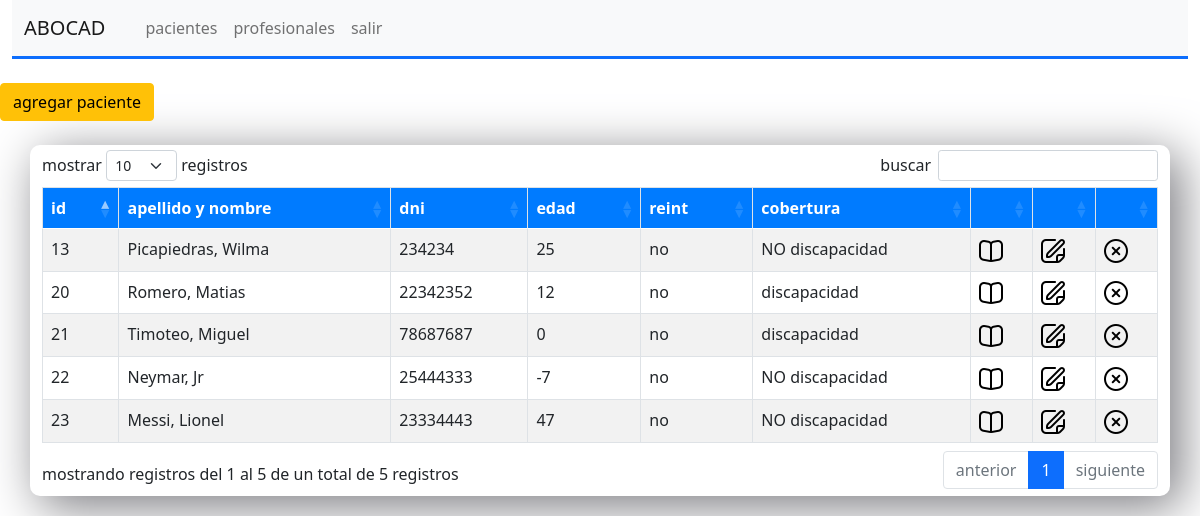
The app's page /modules/pacientes/pacientes.php with its own data.
### tables this page shows
CREATE TABLE IF NOT EXISTS `pacientes` (
  `id` int NOT NULL AUTO_INCREMENT,
  `apellido` varchar(100) NOT NULL,
  `nombre` varchar(100) NOT NULL,
  `dni` varchar(8) NOT NULL,
  `fechaNacimiento` date NOT NULL,
  `contacto` text,
  `contactoColegio` text,
  `estado` tinyint(1) NOT NULL DEFAULT '1',
  `reintegro` tinyint DEFAULT '0',
  `tipoCobertura` tinyint NOT NULL,
  PRIMARY KEY (`id`),
  UNIQUE KEY `dni` (`dni`)
);

CREATE TABLE IF NOT EXISTS `tipocobertura` (
  `idTipoCobertura` tinyint NOT NULL AUTO_INCREMENT,
  `descTipoCobertura` varchar(15) NOT NULL,
  PRIMARY KEY (`idTipoCobertura`)
);

### modules/db/dbConnection.php (called while the page is built, shortened)
<?php
    class db {
        public static function conectar() {
            try {
                $dbUser = 'root';
                $dbPassword = '';
                $conn = new PDO('mysql:host=localhost; dbname=abocad', $dbUser, $dbPassword);
                return $conn;
            } catch (PDOException $error1) {
                echo 'no es posible conectarse con la base de datos ('.$error1->getMessage().')';
            } catch (Exception $error2) {
                echo 'error general ('.$error2->getMessage().')';
            }
        }
    }
?>

### modules/pacientes/pacientes.php (the view, shortened to what this page needs)
<!DOCTYPE html>
<html lang="en">
<head>
    <link rel="stylesheet" href="./pacientes.css">
    <link rel="stylesheet" href="../../assets/bootstrap/css/bootstrap.min.css">
    <link rel="stylesheet" href="pacientes.css">
    <link rel="stylesheet" type="text/css" href="../../assets/datatables/datatables.min.css">
    <link rel="stylesheet" type="text/css" href="../../assets/datatables/DataTables-1.12.1/css/dataTables.bootstrap5.min.css">
</head>
<body>
    <?php require_once('../navBar.php'); ?>
    <div class="form-group">
        <br/>
            <a href="./pacientesAdd.php" class="btn btn-warning" disabled>agregar paciente</a>
        <br/><br/>
    </div>
    <div class="container caja">
        <div class="row">
            <div class="col-lg-12">
            <div class="table-responsive">
                <table id="example" class="table table-striped table-bordered table-condensed" style="width:100%" >
                    <thead class="text-center">
                        <tr>
                            <th>id</th>
                            <th>apellido y nombre</th>
                            <th>dni</th>
                            <th>edad</th>
                            <th>reint</th>
                            <th>cobertura</th>
                            <th></th>
                            <th></th>
                            <th></th>
                        </tr>
                    </thead>
                    <tbody>
                    <?php
                        require_once("../db/dbConnection.php");
                        $sql = "select
                                    id,
                                    concat(apellido, ', ',nombre) as nombre,
                                    dni,
                                    timestampdiff(year,fechaNacimiento,curdate()) AS edad,
                                    case reintegro
                                        when 0 then 'no'
                                        when 1 then 'si'
                                    end as reint,
                                    tipoCobertura.descTipoCobertura as cobertura,
                                    estado
                                    from pacientes
                                        inner join tipoCobertura ON
                                        pacientes.tipoCobertura = tipoCobertura.idTipoCobertura
                                    order by apellido,nombre";
                        $resultado = db::conectar()->prepare($sql);
                        $resultado->execute();
                        $data = $resultado->fetchAll(PDO::FETCH_ASSOC);
                        foreach($data as $row) {
                            $estado = $row['estado'];
                    ?>
                            <?php if($estado==1) { ?>
                                <td><?php echo $row['id']; ?></td>
                                <td><?php echo $row['nombre']; ?></td>
                                <td><?php echo $row['dni']; ?></td>
                                <td><?php echo $row['edad']; ?></td>
                                <td><?php echo $row['reint']; ?></td>
                                <td><?php echo $row['cobertura']; ?></td>
                            <?php }?>
                            <td><a href="./pacientesHistory.php?id=<?php echo $row['id'] ?>"><img src="../../assets/icons/history.png" alt="historial"></a></td>
                            <td><a href="./pacientesEdit.php?id=<?php echo $row['id'] ?>"><img src="../../assets/icons/editar.png" alt="editar"></a></td>
                            <td><a href="./pacientesDelete.php?id=<?php echo $row['id'] ?>"><img src="../../assets/icons/borrar.png" alt="borrar"></a></td>
                        <?php } ?>
                    </tbody>
                </table>
            </div>
            </div>
        </div>
    </div>
</body>
</html>

### modules/pacientes/pacientes.css (style rules this page uses)
body { background-color:#dee2e6; }
table.dataTable thead { background: #007bff; color:white; }
.caja { padding: 5px; box-shadow: 10px 10px 50px 1px #7c7c81; border-radius: 10px; }

### records on screen
pacientes: id "23", nombre "Messi, Lionel", dni "23334443", edad "47", reint "no", tipocobertura.descTipoCobertura "NO discapacidad"
pacientes: id "22", nombre "Neymar, Jr", dni "25444333", edad "-7", reint "no", tipocobertura.descTipoCobertura "NO discapacidad"
pacientes: id "13", nombre "Picapiedras, Wilma", dni "234234", edad "25", reint "no", tipocobertura.descTipoCobertura "NO discapacidad"
pacientes: id "20", nombre "Romero, Matias", dni "22342352", edad "12", reint "no", tipocobertura.descTipoCobertura "discapacidad"
pacientes: id "21", nombre "Timoteo, Miguel", dni "78687687", edad "0", reint "no", tipocobertura.descTipoCobertura "discapacidad"
